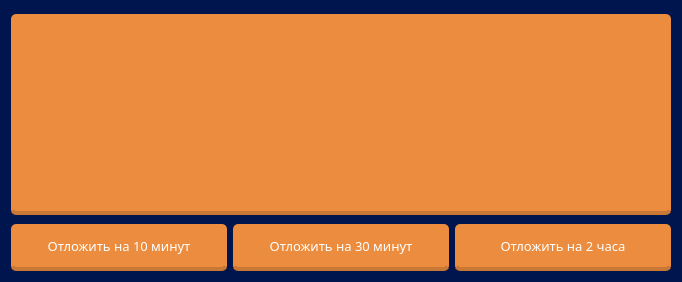
<?xml version="1.0" encoding="UTF-8"?>
<ui version="4.0">
 <class>PushForm</class>
 <widget class="QWidget" name="PushForm">
  <property name="windowModality">
   <enum>Qt::NonModal</enum>
  </property>
  <property name="geometry">
   <rect>
    <x>0</x>
    <y>0</y>
    <width>682</width>
    <height>282</height>
   </rect>
  </property>
  <property name="palette">
   <palette>
    <active>
     <colorrole role="Button">
      <brush brushstyle="SolidPattern">
       <color alpha="255">
        <red>0</red>
        <green>20</green>
        <blue>77</blue>
       </color>
      </brush>
     </colorrole>
     <colorrole role="Base">
      <brush brushstyle="SolidPattern">
       <color alpha="255">
        <red>0</red>
        <green>20</green>
        <blue>77</blue>
       </color>
      </brush>
     </colorrole>
     <colorrole role="Window">
      <brush brushstyle="SolidPattern">
       <color alpha="255">
        <red>0</red>
        <green>20</green>
        <blue>77</blue>
       </color>
      </brush>
     </colorrole>
    </active>
    <inactive>
     <colorrole role="Button">
      <brush brushstyle="SolidPattern">
       <color alpha="255">
        <red>0</red>
        <green>20</green>
        <blue>77</blue>
       </color>
      </brush>
     </colorrole>
     <colorrole role="Base">
      <brush brushstyle="SolidPattern">
       <color alpha="255">
        <red>0</red>
        <green>20</green>
        <blue>77</blue>
       </color>
      </brush>
     </colorrole>
     <colorrole role="Window">
      <brush brushstyle="SolidPattern">
       <color alpha="255">
        <red>0</red>
        <green>20</green>
        <blue>77</blue>
       </color>
      </brush>
     </colorrole>
    </inactive>
    <disabled>
     <colorrole role="Button">
      <brush brushstyle="SolidPattern">
       <color alpha="255">
        <red>0</red>
        <green>20</green>
        <blue>77</blue>
       </color>
      </brush>
     </colorrole>
     <colorrole role="Base">
      <brush brushstyle="SolidPattern">
       <color alpha="255">
        <red>0</red>
        <green>20</green>
        <blue>77</blue>
       </color>
      </brush>
     </colorrole>
     <colorrole role="Window">
      <brush brushstyle="SolidPattern">
       <color alpha="255">
        <red>0</red>
        <green>20</green>
        <blue>77</blue>
       </color>
      </brush>
     </colorrole>
    </disabled>
   </palette>
  </property>
  <property name="contextMenuPolicy">
   <enum>Qt::NoContextMenu</enum>
  </property>
  <property name="windowTitle">
   <string>Уведомление</string>
  </property>
  <property name="styleSheet">
   <string notr="true">background-color: rgb(0, 20, 77);</string>
  </property>
  <layout class="QVBoxLayout" name="verticalLayout">
   <property name="sizeConstraint">
    <enum>QLayout::SetMinimumSize</enum>
   </property>
   <item>
    <widget class="QListWidget" name="listWidget">
     <property name="palette">
      <palette>
       <active>
        <colorrole role="WindowText">
         <brush brushstyle="SolidPattern">
          <color alpha="255">
           <red>255</red>
           <green>255</green>
           <blue>255</blue>
          </color>
         </brush>
        </colorrole>
        <colorrole role="Button">
         <brush brushstyle="SolidPattern">
          <color alpha="255">
           <red>236</red>
           <green>140</green>
           <blue>62</blue>
          </color>
         </brush>
        </colorrole>
        <colorrole role="Light">
         <brush brushstyle="SolidPattern">
          <color alpha="255">
           <red>255</red>
           <green>255</green>
           <blue>255</blue>
          </color>
         </brush>
        </colorrole>
        <colorrole role="Midlight">
         <brush brushstyle="SolidPattern">
          <color alpha="255">
           <red>241</red>
           <green>197</green>
           <blue>255</blue>
          </color>
         </brush>
        </colorrole>
        <colorrole role="Dark">
         <brush brushstyle="SolidPattern">
          <color alpha="255">
           <red>113</red>
           <green>70</green>
           <blue>127</blue>
          </color>
         </brush>
        </colorrole>
        <colorrole role="Mid">
         <brush brushstyle="SolidPattern">
          <color alpha="255">
           <red>151</red>
           <green>93</green>
           <blue>170</blue>
          </color>
         </brush>
        </colorrole>
        <colorrole role="Text">
         <brush brushstyle="SolidPattern">
          <color alpha="255">
           <red>255</red>
           <green>255</green>
           <blue>255</blue>
          </color>
         </brush>
        </colorrole>
        <colorrole role="BrightText">
         <brush brushstyle="SolidPattern">
          <color alpha="255">
           <red>255</red>
           <green>255</green>
           <blue>255</blue>
          </color>
         </brush>
        </colorrole>
        <colorrole role="ButtonText">
         <brush brushstyle="SolidPattern">
          <color alpha="255">
           <red>255</red>
           <green>255</green>
           <blue>255</blue>
          </color>
         </brush>
        </colorrole>
        <colorrole role="Base">
         <brush brushstyle="SolidPattern">
          <color alpha="255">
           <red>236</red>
           <green>140</green>
           <blue>62</blue>
          </color>
         </brush>
        </colorrole>
        <colorrole role="Window">
         <brush brushstyle="SolidPattern">
          <color alpha="255">
           <red>236</red>
           <green>140</green>
           <blue>62</blue>
          </color>
         </brush>
        </colorrole>
        <colorrole role="Shadow">
         <brush brushstyle="SolidPattern">
          <color alpha="255">
           <red>0</red>
           <green>0</green>
           <blue>0</blue>
          </color>
         </brush>
        </colorrole>
        <colorrole role="AlternateBase">
         <brush brushstyle="SolidPattern">
          <color alpha="255">
           <red>241</red>
           <green>197</green>
           <blue>255</blue>
          </color>
         </brush>
        </colorrole>
        <colorrole role="ToolTipBase">
         <brush brushstyle="SolidPattern">
          <color alpha="255">
           <red>255</red>
           <green>255</green>
           <blue>220</blue>
          </color>
         </brush>
        </colorrole>
        <colorrole role="ToolTipText">
         <brush brushstyle="SolidPattern">
          <color alpha="255">
           <red>0</red>
           <green>0</green>
           <blue>0</blue>
          </color>
         </brush>
        </colorrole>
       </active>
       <inactive>
        <colorrole role="WindowText">
         <brush brushstyle="SolidPattern">
          <color alpha="255">
           <red>255</red>
           <green>255</green>
           <blue>255</blue>
          </color>
         </brush>
        </colorrole>
        <colorrole role="Button">
         <brush brushstyle="SolidPattern">
          <color alpha="255">
           <red>236</red>
           <green>140</green>
           <blue>62</blue>
          </color>
         </brush>
        </colorrole>
        <colorrole role="Light">
         <brush brushstyle="SolidPattern">
          <color alpha="255">
           <red>255</red>
           <green>255</green>
           <blue>255</blue>
          </color>
         </brush>
        </colorrole>
        <colorrole role="Midlight">
         <brush brushstyle="SolidPattern">
          <color alpha="255">
           <red>241</red>
           <green>197</green>
           <blue>255</blue>
          </color>
         </brush>
        </colorrole>
        <colorrole role="Dark">
         <brush brushstyle="SolidPattern">
          <color alpha="255">
           <red>113</red>
           <green>70</green>
           <blue>127</blue>
          </color>
         </brush>
        </colorrole>
        <colorrole role="Mid">
         <brush brushstyle="SolidPattern">
          <color alpha="255">
           <red>151</red>
           <green>93</green>
           <blue>170</blue>
          </color>
         </brush>
        </colorrole>
        <colorrole role="Text">
         <brush brushstyle="SolidPattern">
          <color alpha="255">
           <red>255</red>
           <green>255</green>
           <blue>255</blue>
          </color>
         </brush>
        </colorrole>
        <colorrole role="BrightText">
         <brush brushstyle="SolidPattern">
          <color alpha="255">
           <red>255</red>
           <green>255</green>
           <blue>255</blue>
          </color>
         </brush>
        </colorrole>
        <colorrole role="ButtonText">
         <brush brushstyle="SolidPattern">
          <color alpha="255">
           <red>255</red>
           <green>255</green>
           <blue>255</blue>
          </color>
         </brush>
        </colorrole>
        <colorrole role="Base">
         <brush brushstyle="SolidPattern">
          <color alpha="255">
           <red>236</red>
           <green>140</green>
           <blue>62</blue>
          </color>
         </brush>
        </colorrole>
        <colorrole role="Window">
         <brush brushstyle="SolidPattern">
          <color alpha="255">
           <red>236</red>
           <green>140</green>
           <blue>62</blue>
          </color>
         </brush>
        </colorrole>
        <colorrole role="Shadow">
         <brush brushstyle="SolidPattern">
          <color alpha="255">
           <red>0</red>
           <green>0</green>
           <blue>0</blue>
          </color>
         </brush>
        </colorrole>
        <colorrole role="AlternateBase">
         <brush brushstyle="SolidPattern">
          <color alpha="255">
           <red>241</red>
           <green>197</green>
           <blue>255</blue>
          </color>
         </brush>
        </colorrole>
        <colorrole role="ToolTipBase">
         <brush brushstyle="SolidPattern">
          <color alpha="255">
           <red>255</red>
           <green>255</green>
           <blue>220</blue>
          </color>
         </brush>
        </colorrole>
        <colorrole role="ToolTipText">
         <brush brushstyle="SolidPattern">
          <color alpha="255">
           <red>0</red>
           <green>0</green>
           <blue>0</blue>
          </color>
         </brush>
        </colorrole>
       </inactive>
       <disabled>
        <colorrole role="WindowText">
         <brush brushstyle="SolidPattern">
          <color alpha="255">
           <red>255</red>
           <green>255</green>
           <blue>255</blue>
          </color>
         </brush>
        </colorrole>
        <colorrole role="Button">
         <brush brushstyle="SolidPattern">
          <color alpha="255">
           <red>236</red>
           <green>140</green>
           <blue>62</blue>
          </color>
         </brush>
        </colorrole>
        <colorrole role="Light">
         <brush brushstyle="SolidPattern">
          <color alpha="255">
           <red>255</red>
           <green>255</green>
           <blue>255</blue>
          </color>
         </brush>
        </colorrole>
        <colorrole role="Midlight">
         <brush brushstyle="SolidPattern">
          <color alpha="255">
           <red>241</red>
           <green>197</green>
           <blue>255</blue>
          </color>
         </brush>
        </colorrole>
        <colorrole role="Dark">
         <brush brushstyle="SolidPattern">
          <color alpha="255">
           <red>113</red>
           <green>70</green>
           <blue>127</blue>
          </color>
         </brush>
        </colorrole>
        <colorrole role="Mid">
         <brush brushstyle="SolidPattern">
          <color alpha="255">
           <red>151</red>
           <green>93</green>
           <blue>170</blue>
          </color>
         </brush>
        </colorrole>
        <colorrole role="Text">
         <brush brushstyle="SolidPattern">
          <color alpha="255">
           <red>255</red>
           <green>255</green>
           <blue>255</blue>
          </color>
         </brush>
        </colorrole>
        <colorrole role="BrightText">
         <brush brushstyle="SolidPattern">
          <color alpha="255">
           <red>255</red>
           <green>255</green>
           <blue>255</blue>
          </color>
         </brush>
        </colorrole>
        <colorrole role="ButtonText">
         <brush brushstyle="SolidPattern">
          <color alpha="255">
           <red>255</red>
           <green>255</green>
           <blue>255</blue>
          </color>
         </brush>
        </colorrole>
        <colorrole role="Base">
         <brush brushstyle="SolidPattern">
          <color alpha="255">
           <red>236</red>
           <green>140</green>
           <blue>62</blue>
          </color>
         </brush>
        </colorrole>
        <colorrole role="Window">
         <brush brushstyle="SolidPattern">
          <color alpha="255">
           <red>236</red>
           <green>140</green>
           <blue>62</blue>
          </color>
         </brush>
        </colorrole>
        <colorrole role="Shadow">
         <brush brushstyle="SolidPattern">
          <color alpha="255">
           <red>0</red>
           <green>0</green>
           <blue>0</blue>
          </color>
         </brush>
        </colorrole>
        <colorrole role="AlternateBase">
         <brush brushstyle="SolidPattern">
          <color alpha="255">
           <red>227</red>
           <green>140</green>
           <blue>255</blue>
          </color>
         </brush>
        </colorrole>
        <colorrole role="ToolTipBase">
         <brush brushstyle="SolidPattern">
          <color alpha="255">
           <red>255</red>
           <green>255</green>
           <blue>220</blue>
          </color>
         </brush>
        </colorrole>
        <colorrole role="ToolTipText">
         <brush brushstyle="SolidPattern">
          <color alpha="255">
           <red>0</red>
           <green>0</green>
           <blue>0</blue>
          </color>
         </brush>
        </colorrole>
       </disabled>
      </palette>
     </property>
     <property name="font">
      <font>
       <family>Rockwell Extra Bold</family>
       <pointsize>10</pointsize>
       <weight>10</weight>
       <italic>false</italic>
       <bold>false</bold>
      </font>
     </property>
     <property name="styleSheet">
      <string notr="true">border-radius: 5px;
border-bottom: 4px solid  rgb(200, 120, 52);
background-color: rgb(236, 140, 62);
color: rgb(255, 255, 255);
margin-top: 3px;
font: 81 10pt &quot;Rockwell Extra Bold&quot;;</string>
     </property>
    </widget>
   </item>
   <item>
    <layout class="QHBoxLayout" name="horizontalLayout">
     <item>
      <widget class="QPushButton" name="pb_10">
       <property name="minimumSize">
        <size>
         <width>0</width>
         <height>50</height>
        </size>
       </property>
       <property name="palette">
        <palette>
         <active>
          <colorrole role="WindowText">
           <brush brushstyle="SolidPattern">
            <color alpha="255">
             <red>255</red>
             <green>255</green>
             <blue>255</blue>
            </color>
           </brush>
          </colorrole>
          <colorrole role="Button">
           <brush brushstyle="SolidPattern">
            <color alpha="255">
             <red>236</red>
             <green>140</green>
             <blue>62</blue>
            </color>
           </brush>
          </colorrole>
          <colorrole role="Light">
           <brush brushstyle="SolidPattern">
            <color alpha="255">
             <red>116</red>
             <green>255</green>
             <blue>108</blue>
            </color>
           </brush>
          </colorrole>
          <colorrole role="Midlight">
           <brush brushstyle="SolidPattern">
            <color alpha="255">
             <red>89</red>
             <green>224</green>
             <blue>82</blue>
            </color>
           </brush>
          </colorrole>
          <colorrole role="Dark">
           <brush brushstyle="SolidPattern">
            <color alpha="255">
             <red>31</red>
             <green>96</green>
             <blue>28</blue>
            </color>
           </brush>
          </colorrole>
          <colorrole role="Mid">
           <brush brushstyle="SolidPattern">
            <color alpha="255">
             <red>42</red>
             <green>129</green>
             <blue>37</blue>
            </color>
           </brush>
          </colorrole>
          <colorrole role="Text">
           <brush brushstyle="SolidPattern">
            <color alpha="255">
             <red>255</red>
             <green>255</green>
             <blue>255</blue>
            </color>
           </brush>
          </colorrole>
          <colorrole role="BrightText">
           <brush brushstyle="SolidPattern">
            <color alpha="255">
             <red>255</red>
             <green>255</green>
             <blue>255</blue>
            </color>
           </brush>
          </colorrole>
          <colorrole role="ButtonText">
           <brush brushstyle="SolidPattern">
            <color alpha="255">
             <red>255</red>
             <green>255</green>
             <blue>255</blue>
            </color>
           </brush>
          </colorrole>
          <colorrole role="Base">
           <brush brushstyle="SolidPattern">
            <color alpha="255">
             <red>236</red>
             <green>140</green>
             <blue>62</blue>
            </color>
           </brush>
          </colorrole>
          <colorrole role="Window">
           <brush brushstyle="SolidPattern">
            <color alpha="255">
             <red>236</red>
             <green>140</green>
             <blue>62</blue>
            </color>
           </brush>
          </colorrole>
          <colorrole role="Shadow">
           <brush brushstyle="SolidPattern">
            <color alpha="255">
             <red>0</red>
             <green>0</green>
             <blue>0</blue>
            </color>
           </brush>
          </colorrole>
          <colorrole role="AlternateBase">
           <brush brushstyle="SolidPattern">
            <color alpha="255">
             <red>159</red>
             <green>224</green>
             <blue>155</blue>
            </color>
           </brush>
          </colorrole>
          <colorrole role="ToolTipBase">
           <brush brushstyle="SolidPattern">
            <color alpha="255">
             <red>255</red>
             <green>255</green>
             <blue>220</blue>
            </color>
           </brush>
          </colorrole>
          <colorrole role="ToolTipText">
           <brush brushstyle="SolidPattern">
            <color alpha="255">
             <red>0</red>
             <green>0</green>
             <blue>0</blue>
            </color>
           </brush>
          </colorrole>
         </active>
         <inactive>
          <colorrole role="WindowText">
           <brush brushstyle="SolidPattern">
            <color alpha="255">
             <red>255</red>
             <green>255</green>
             <blue>255</blue>
            </color>
           </brush>
          </colorrole>
          <colorrole role="Button">
           <brush brushstyle="SolidPattern">
            <color alpha="255">
             <red>236</red>
             <green>140</green>
             <blue>62</blue>
            </color>
           </brush>
          </colorrole>
          <colorrole role="Light">
           <brush brushstyle="SolidPattern">
            <color alpha="255">
             <red>116</red>
             <green>255</green>
             <blue>108</blue>
            </color>
           </brush>
          </colorrole>
          <colorrole role="Midlight">
           <brush brushstyle="SolidPattern">
            <color alpha="255">
             <red>89</red>
             <green>224</green>
             <blue>82</blue>
            </color>
           </brush>
          </colorrole>
          <colorrole role="Dark">
           <brush brushstyle="SolidPattern">
            <color alpha="255">
             <red>31</red>
             <green>96</green>
             <blue>28</blue>
            </color>
           </brush>
          </colorrole>
          <colorrole role="Mid">
           <brush brushstyle="SolidPattern">
            <color alpha="255">
             <red>42</red>
             <green>129</green>
             <blue>37</blue>
            </color>
           </brush>
          </colorrole>
          <colorrole role="Text">
           <brush brushstyle="SolidPattern">
            <color alpha="255">
             <red>255</red>
             <green>255</green>
             <blue>255</blue>
            </color>
           </brush>
          </colorrole>
          <colorrole role="BrightText">
           <brush brushstyle="SolidPattern">
            <color alpha="255">
             <red>255</red>
             <green>255</green>
             <blue>255</blue>
            </color>
           </brush>
          </colorrole>
          <colorrole role="ButtonText">
           <brush brushstyle="SolidPattern">
            <color alpha="255">
             <red>255</red>
             <green>255</green>
             <blue>255</blue>
            </color>
           </brush>
          </colorrole>
          <colorrole role="Base">
           <brush brushstyle="SolidPattern">
            <color alpha="255">
             <red>236</red>
             <green>140</green>
             <blue>62</blue>
            </color>
           </brush>
          </colorrole>
          <colorrole role="Window">
           <brush brushstyle="SolidPattern">
            <color alpha="255">
             <red>236</red>
             <green>140</green>
             <blue>62</blue>
            </color>
           </brush>
          </colorrole>
          <colorrole role="Shadow">
           <brush brushstyle="SolidPattern">
            <color alpha="255">
             <red>0</red>
             <green>0</green>
             <blue>0</blue>
            </color>
           </brush>
          </colorrole>
          <colorrole role="AlternateBase">
           <brush brushstyle="SolidPattern">
            <color alpha="255">
             <red>159</red>
             <green>224</green>
             <blue>155</blue>
            </color>
           </brush>
          </colorrole>
          <colorrole role="ToolTipBase">
           <brush brushstyle="SolidPattern">
            <color alpha="255">
             <red>255</red>
             <green>255</green>
             <blue>220</blue>
            </color>
           </brush>
          </colorrole>
          <colorrole role="ToolTipText">
           <brush brushstyle="SolidPattern">
            <color alpha="255">
             <red>0</red>
             <green>0</green>
             <blue>0</blue>
            </color>
           </brush>
          </colorrole>
         </inactive>
         <disabled>
          <colorrole role="WindowText">
           <brush brushstyle="SolidPattern">
            <color alpha="255">
             <red>255</red>
             <green>255</green>
             <blue>255</blue>
            </color>
           </brush>
          </colorrole>
          <colorrole role="Button">
           <brush brushstyle="SolidPattern">
            <color alpha="255">
             <red>236</red>
             <green>140</green>
             <blue>62</blue>
            </color>
           </brush>
          </colorrole>
          <colorrole role="Light">
           <brush brushstyle="SolidPattern">
            <color alpha="255">
             <red>116</red>
             <green>255</green>
             <blue>108</blue>
            </color>
           </brush>
          </colorrole>
          <colorrole role="Midlight">
           <brush brushstyle="SolidPattern">
            <color alpha="255">
             <red>89</red>
             <green>224</green>
             <blue>82</blue>
            </color>
           </brush>
          </colorrole>
          <colorrole role="Dark">
           <brush brushstyle="SolidPattern">
            <color alpha="255">
             <red>31</red>
             <green>96</green>
             <blue>28</blue>
            </color>
           </brush>
          </colorrole>
          <colorrole role="Mid">
           <brush brushstyle="SolidPattern">
            <color alpha="255">
             <red>42</red>
             <green>129</green>
             <blue>37</blue>
            </color>
           </brush>
          </colorrole>
          <colorrole role="Text">
           <brush brushstyle="SolidPattern">
            <color alpha="255">
             <red>255</red>
             <green>255</green>
             <blue>255</blue>
            </color>
           </brush>
          </colorrole>
          <colorrole role="BrightText">
           <brush brushstyle="SolidPattern">
            <color alpha="255">
             <red>255</red>
             <green>255</green>
             <blue>255</blue>
            </color>
           </brush>
          </colorrole>
          <colorrole role="ButtonText">
           <brush brushstyle="SolidPattern">
            <color alpha="255">
             <red>255</red>
             <green>255</green>
             <blue>255</blue>
            </color>
           </brush>
          </colorrole>
          <colorrole role="Base">
           <brush brushstyle="SolidPattern">
            <color alpha="255">
             <red>236</red>
             <green>140</green>
             <blue>62</blue>
            </color>
           </brush>
          </colorrole>
          <colorrole role="Window">
           <brush brushstyle="SolidPattern">
            <color alpha="255">
             <red>236</red>
             <green>140</green>
             <blue>62</blue>
            </color>
           </brush>
          </colorrole>
          <colorrole role="Shadow">
           <brush brushstyle="SolidPattern">
            <color alpha="255">
             <red>0</red>
             <green>0</green>
             <blue>0</blue>
            </color>
           </brush>
          </colorrole>
          <colorrole role="AlternateBase">
           <brush brushstyle="SolidPattern">
            <color alpha="255">
             <red>63</red>
             <green>193</green>
             <blue>56</blue>
            </color>
           </brush>
          </colorrole>
          <colorrole role="ToolTipBase">
           <brush brushstyle="SolidPattern">
            <color alpha="255">
             <red>255</red>
             <green>255</green>
             <blue>220</blue>
            </color>
           </brush>
          </colorrole>
          <colorrole role="ToolTipText">
           <brush brushstyle="SolidPattern">
            <color alpha="255">
             <red>0</red>
             <green>0</green>
             <blue>0</blue>
            </color>
           </brush>
          </colorrole>
         </disabled>
        </palette>
       </property>
       <property name="font">
        <font>
         <family>Rockwell Extra Bold</family>
         <pointsize>10</pointsize>
         <weight>10</weight>
         <italic>false</italic>
         <bold>false</bold>
        </font>
       </property>
       <property name="cursor">
        <cursorShape>PointingHandCursor</cursorShape>
       </property>
       <property name="styleSheet">
        <string notr="true">border-radius: 5px;
border-bottom: 4px solid  rgb(200, 120, 52);
background-color: rgb(236, 140, 62);
color: rgb(255, 255, 255);
margin-top: 3px;
font: 81 10pt &quot;Rockwell Extra Bold&quot;;</string>
       </property>
       <property name="text">
        <string>Отложить на 10 минут</string>
       </property>
      </widget>
     </item>
     <item>
      <widget class="QPushButton" name="pb_30">
       <property name="minimumSize">
        <size>
         <width>0</width>
         <height>50</height>
        </size>
       </property>
       <property name="font">
        <font>
         <family>Rockwell Extra Bold</family>
         <pointsize>10</pointsize>
         <weight>10</weight>
         <italic>false</italic>
         <bold>false</bold>
        </font>
       </property>
       <property name="cursor">
        <cursorShape>PointingHandCursor</cursorShape>
       </property>
       <property name="styleSheet">
        <string notr="true">border-radius: 5px;
border-bottom: 4px solid  rgb(200, 120, 52);
background-color: rgb(236, 140, 62);
color: rgb(255, 255, 255);
margin-top: 3px;
font: 81 10pt &quot;Rockwell Extra Bold&quot;;</string>
       </property>
       <property name="text">
        <string>Отложить на 30 минут</string>
       </property>
      </widget>
     </item>
     <item>
      <widget class="QPushButton" name="pb_120">
       <property name="minimumSize">
        <size>
         <width>0</width>
         <height>50</height>
        </size>
       </property>
       <property name="palette">
        <palette>
         <active>
          <colorrole role="WindowText">
           <brush brushstyle="SolidPattern">
            <color alpha="255">
             <red>255</red>
             <green>255</green>
             <blue>255</blue>
            </color>
           </brush>
          </colorrole>
          <colorrole role="Button">
           <brush brushstyle="SolidPattern">
            <color alpha="255">
             <red>236</red>
             <green>140</green>
             <blue>62</blue>
            </color>
           </brush>
          </colorrole>
          <colorrole role="Text">
           <brush brushstyle="SolidPattern">
            <color alpha="255">
             <red>255</red>
             <green>255</green>
             <blue>255</blue>
            </color>
           </brush>
          </colorrole>
          <colorrole role="ButtonText">
           <brush brushstyle="SolidPattern">
            <color alpha="255">
             <red>255</red>
             <green>255</green>
             <blue>255</blue>
            </color>
           </brush>
          </colorrole>
          <colorrole role="Base">
           <brush brushstyle="SolidPattern">
            <color alpha="255">
             <red>236</red>
             <green>140</green>
             <blue>62</blue>
            </color>
           </brush>
          </colorrole>
          <colorrole role="Window">
           <brush brushstyle="SolidPattern">
            <color alpha="255">
             <red>236</red>
             <green>140</green>
             <blue>62</blue>
            </color>
           </brush>
          </colorrole>
         </active>
         <inactive>
          <colorrole role="WindowText">
           <brush brushstyle="SolidPattern">
            <color alpha="255">
             <red>255</red>
             <green>255</green>
             <blue>255</blue>
            </color>
           </brush>
          </colorrole>
          <colorrole role="Button">
           <brush brushstyle="SolidPattern">
            <color alpha="255">
             <red>236</red>
             <green>140</green>
             <blue>62</blue>
            </color>
           </brush>
          </colorrole>
          <colorrole role="Text">
           <brush brushstyle="SolidPattern">
            <color alpha="255">
             <red>255</red>
             <green>255</green>
             <blue>255</blue>
            </color>
           </brush>
          </colorrole>
          <colorrole role="ButtonText">
           <brush brushstyle="SolidPattern">
            <color alpha="255">
             <red>255</red>
             <green>255</green>
             <blue>255</blue>
            </color>
           </brush>
          </colorrole>
          <colorrole role="Base">
           <brush brushstyle="SolidPattern">
            <color alpha="255">
             <red>236</red>
             <green>140</green>
             <blue>62</blue>
            </color>
           </brush>
          </colorrole>
          <colorrole role="Window">
           <brush brushstyle="SolidPattern">
            <color alpha="255">
             <red>236</red>
             <green>140</green>
             <blue>62</blue>
            </color>
           </brush>
          </colorrole>
         </inactive>
         <disabled>
          <colorrole role="WindowText">
           <brush brushstyle="SolidPattern">
            <color alpha="255">
             <red>255</red>
             <green>255</green>
             <blue>255</blue>
            </color>
           </brush>
          </colorrole>
          <colorrole role="Button">
           <brush brushstyle="SolidPattern">
            <color alpha="255">
             <red>236</red>
             <green>140</green>
             <blue>62</blue>
            </color>
           </brush>
          </colorrole>
          <colorrole role="Text">
           <brush brushstyle="SolidPattern">
            <color alpha="255">
             <red>255</red>
             <green>255</green>
             <blue>255</blue>
            </color>
           </brush>
          </colorrole>
          <colorrole role="ButtonText">
           <brush brushstyle="SolidPattern">
            <color alpha="255">
             <red>255</red>
             <green>255</green>
             <blue>255</blue>
            </color>
           </brush>
          </colorrole>
          <colorrole role="Base">
           <brush brushstyle="SolidPattern">
            <color alpha="255">
             <red>236</red>
             <green>140</green>
             <blue>62</blue>
            </color>
           </brush>
          </colorrole>
          <colorrole role="Window">
           <brush brushstyle="SolidPattern">
            <color alpha="255">
             <red>236</red>
             <green>140</green>
             <blue>62</blue>
            </color>
           </brush>
          </colorrole>
         </disabled>
        </palette>
       </property>
       <property name="font">
        <font>
         <family>Rockwell Extra Bold</family>
         <pointsize>10</pointsize>
         <weight>10</weight>
         <italic>false</italic>
         <bold>false</bold>
        </font>
       </property>
       <property name="cursor">
        <cursorShape>PointingHandCursor</cursorShape>
       </property>
       <property name="styleSheet">
        <string notr="true">border-radius: 5px;
border-bottom: 4px solid  rgb(200, 120, 52);
background-color: rgb(236, 140, 62);
color: rgb(255, 255, 255);
margin-top: 3px;
font: 81 10pt &quot;Rockwell Extra Bold&quot;;</string>
       </property>
       <property name="text">
        <string>Отложить на 2 часа</string>
       </property>
      </widget>
     </item>
    </layout>
   </item>
  </layout>
 </widget>
 <resources/>
 <connections/>
</ui>
